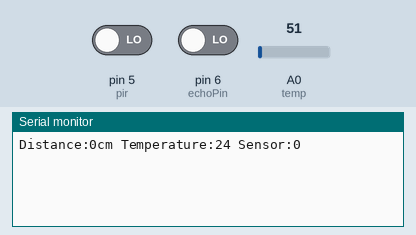
Simulated run of this sketch. Board: Arduino Uno, built with avr-gcc and run on an emulated ATmega328P. On the bench: the last lines printed to the serial monitor. The inputs (shaded band) are chosen by the test bench; at power-on: A0 (temp) = 51, pin 5 (pir) LOW, pin 6 (echoPin) LOW.

Above: at 1.2 s.
1.3 s: A0 (temp) set to 61
At 2.6 s:
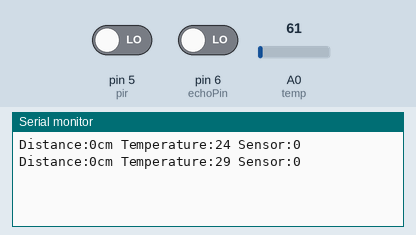
2.8 s: pin 5 (pir) driven HIGH
At 3.9 s:
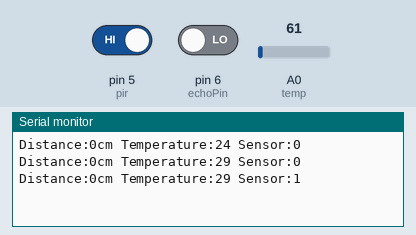
4.3 s: A0 (temp) set to 71
At 5.2 s:
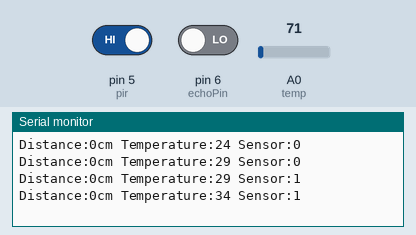
5.8 s: pin 5 (pir) driven LOW
At 7.5 s:
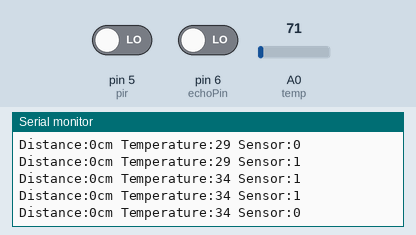
Timing chart, 0 to 8.3 s (numbered marks = the images above; inputs shaded):
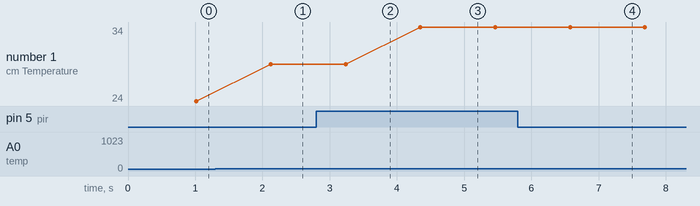

Measured:
- after the input at 1.3 s, the serial monitor: prints a new line after 0.83 s (image 1)
- after the input at 2.8 s, the serial monitor: prints a new line after 0.44 s (image 2)
- after the input at 4.3 s, the serial monitor: prints a new line after 0.05 s (image 3)
- after the input at 5.8 s, the serial monitor: prints a new line after 0.78 s (image 4)
- plotted number 1: 24 → 29 after the input at 1.3 s, 29 → 34 after the input at 4.3 s

The sketch:

update.ino
```cpp
#define trigPin 7
#define echoPin 6
int temp=14;
#define pir 5

void setup () {

Serial.begin(9600);
}

void loop() {
long duration,cm,Temp,pirsensor;

pinMode(trigPin,OUTPUT);
digitalWrite(trigPin,LOW);
delay(2);
digitalWrite(trigPin,HIGH);
delay(10);
digitalWrite(trigPin,LOW);

pinMode(echoPin,INPUT);
duration=pulseIn(echoPin,HIGH);

cm=mstocm(duration);
Serial.print("Distance:");
Serial.print(cm);
Serial.print("cm");
float rvolt=analogRead(temp);//because analog input
float volts=(rvolt/1024.0)*5000;//converting raw votage to millivolts
Temp=volts/10;
Serial.print(" Temperature:");
Serial.print(Temp);
pirsensor=digitalRead(pir);//digital input
Serial.print(" Sensor:");
Serial.print(pirsensor);
Serial.println();
delay(100);

}
long mstocm(long time){
//speed of sound is 340m/s or 29 microseconds
return time/29/2;
}
```
